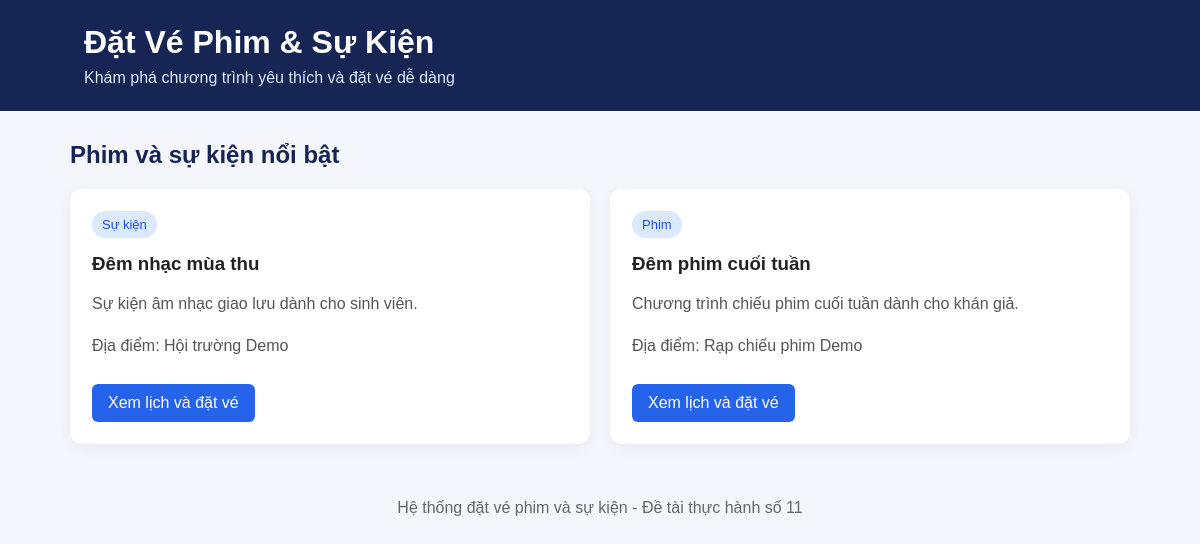
Page /app/index.php on the committed database.
### tables this page shows
CREATE TABLE IF NOT EXISTS events (
    id INT AUTO_INCREMENT PRIMARY KEY,
    title VARCHAR(200) NOT NULL,
    event_type ENUM('movie', 'event') NOT NULL DEFAULT 'movie',
    description TEXT,
    location VARCHAR(255),
    image_url VARCHAR(500),
    created_at TIMESTAMP DEFAULT CURRENT_TIMESTAMP
);

### app/index.php (the view, shortened to what this page needs)
<?php
require_once __DIR__ . '/db.php';
$stmt = $pdo->query(
    "SELECT id, title, event_type, description, location
     FROM events
     ORDER BY id DESC"
);
$events = $stmt->fetchAll();
?>
<!DOCTYPE html>
<html lang="vi">
<head>
</head>
<body>
    <header>
        <h1>Đặt Vé Phim &amp; Sự Kiện</h1>
        <p>Khám phá chương trình yêu thích và đặt vé dễ dàng</p>
    </header>
    <main>
        <h2 class="section-title">Phim và sự kiện nổi bật</h2>
        <div class="event-list">
            <?php if (empty($events)): ?>
                <p>Hiện chưa có phim hoặc sự kiện nào.</p>
            <?php else: ?>
                <?php foreach ($events as $event): ?>
                    <article class="event-card">
                        <span class="event-type">
                            <?= $event['event_type'] === 'movie'
                                ? 'Phim'
                                : 'Sự kiện' ?>
                        </span>
                        <h3>
                            <?= htmlspecialchars(
                                $event['title'],
                                ENT_QUOTES,
                                'UTF-8'
                            ) ?>
                        </h3>
                        <p>
                            <?= htmlspecialchars(
                                $event['description'] ?? 'Thông tin đang được cập nhật.',
                                ENT_QUOTES,
                                'UTF-8'
                            ) ?>
                        </p>
                        <?php if (!empty($event['location'])): ?>
                            <p>
                                Địa điểm:
                                <?= htmlspecialchars(
                                    $event['location'],
                                    ENT_QUOTES,
                                    'UTF-8'
                                ) ?>
                            </p>
                        <?php endif; ?>
                        <a class="book-button"
                           href="booking.php?id=<?= (int)$event['id'] ?>">
                            Xem lịch và đặt vé
                        </a>
                    </article>
                <?php endforeach; ?>
            <?php endif; ?>
        </div>
    </main>
    <footer>
        Hệ thống đặt vé phim và sự kiện - Đề tài thực hành số 11
    </footer>
</body>
</html>

### app/index.php (style rules this page uses)
* { box-sizing: border-box; }
body { margin: 0; font-family: Arial, sans-serif; background: #f4f6fb; color: #222; }
header { background: #172554; color: white; padding: 24px 7%; }
header h1 { margin: 0 0 8px; }
header p { margin: 0; color: #dbeafe; }
main { max-width: 1100px; margin: 30px auto; padding: 0 20px; }
.section-title { margin-top: 30px; color: #172554; }
.event-list { display: grid; grid-template-columns: repeat(auto-fit, minmax(240px, 1fr)); gap: 20px; }
.event-card { background: white; border-radius: 12px; padding: 22px; box-shadow: 0 4px 14px #0000000d; }
.event-type { display: inline-block; padding: 6px 10px; border-radius: 20px; background: #dbeafe; color: #1d4ed8; font-size: 13px; }
.event-card h3 { margin: 15px 0 10px; }
.event-card p { color: #555; line-height: 1.6; }
.book-button { display: inline-block; margin-top: 10px; padding: 10px 16px; border-radius: 6px; background: #2563eb; color: white; text-decoration: none; }
footer { text-align: center; padding: 25px; color: #666; }

### rows in the picture
events: event_type "Sự kiện", title "Đêm nhạc mùa thu", description "Sự kiện âm nhạc giao lưu dành cho sinh viên.", location "Hội trường Demo"
events: event_type "Phim", title "Đêm phim cuối tuần", description "Chương trình chiếu phim cuối tuần dành cho khán giả.", location "Rạp chiếu phim Demo"
